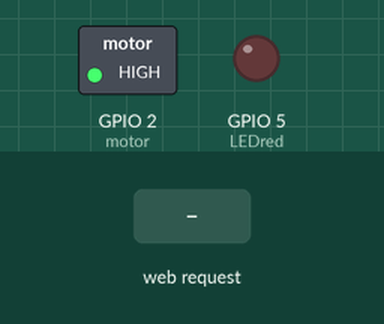
The sketch below on a simulated ESP8266 (NodeMCU). Shown: switched loads named in the sketch (green lamp = pin HIGH), output pins drawn as LEDs (lit = HIGH). Inputs (shaded band) come from the test bench. WiFi joins after 1.5 s; servers stay silent unless stated; what the sketch prints to the serial monitor is not drawn.

Above: at 7.7 s.
7.8 s: HTTP request GET /offred received
At 8.2 s:
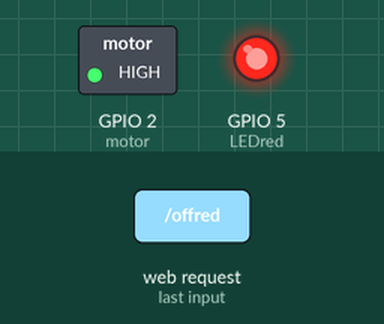
9.3 s: HTTP request GET /onled1 received
At 10.5 s:
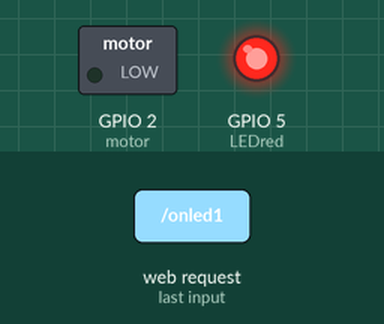
10.8 s: HTTP request GET /onred received
At 11.6 s:
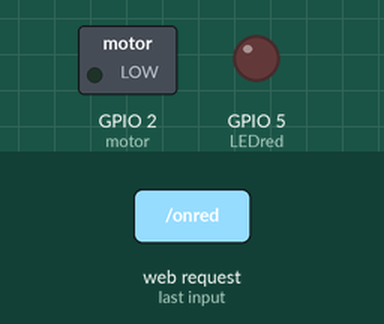
12.3 s: HTTP request GET /offled1 received
At 12.8 s:
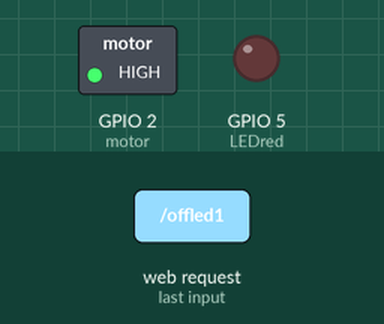
Timing chart, 0 to 14.8 s (numbered marks = the images above; inputs shaded):
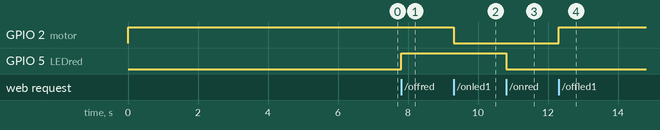

The sketch:

aula.ino
```cpp
#include <ESP8266WiFi.h>
#include <WiFiClient.h>
#include <ESP8266WebServer.h>
#include <ArduinoJson.h>

#define umid A0

int LEDred = 5;   // D1
int motor = 2;

const char* ssid = "CIDYCORP";
const char* password = "369852147123";

ESP8266WebServer server(80);

bool isMotorOn = false; // Variável para acompanhar o status do motor

void setup() {
  Serial.begin(9600);
  WiFi.begin(ssid, password);

  pinMode(LEDred, OUTPUT);
  digitalWrite(LEDred, LOW);

  pinMode(motor, OUTPUT);
  digitalWrite(motor, HIGH); // Desligar o motor inicialmente

  pinMode(umid, INPUT);

  while (WiFi.status() != WL_CONNECTED) {
    delay(500);
    Serial.print(".");
  }

  Serial.println("");
  Serial.print("NodeMCU conectado no IP: ");
  Serial.println(WiFi.localIP());
  Serial.print("Conexão efetuada com sucesso!!!");

  server.on("/", []() {
    server.send(200, "text/plain", "BEM VINDO AO SERVIDOR DO NODEmcu");
  });

  server.on("/onred", []() {
    server.send(200, "text/plain", "LED Vermelha acesa");
    digitalWrite(LEDred, LOW);
    delay(1000);
  });

  server.on("/offred", []() {
    server.send(200, "text/plain", "LED Vermelha apagada");
    digitalWrite(LEDred, HIGH);
    delay(1000);
  });

  server.on("/onled1", []() {
    server.send(200, "text/plain", "Motor ligado");
    digitalWrite(motor, LOW);
    isMotorOn = true; // Atualiza o status do motor
  });

  server.on("/offled1", []() {
    server.send(200, "text/plain", "Motor desligado");
    digitalWrite(motor, HIGH);
    isMotorOn = false; // Atualiza o status do motor
  });

  server.on("/umidade", []() {
    int valorUmidade = analogRead(umid);
    String response = String(valorUmidade) + "," + (isMotorOn ? "1" : "0"); // Adicione o estado atual do motor à resposta
    server.send(200, "text/plain", response);
    delay(1000);
  });

  server.begin();
  Serial.println("Webserver inicializado");
  delay(5000);
  Serial.println("Acesse o endereço pelo: ");
  Serial.println(WiFi.localIP());
}

void loop() {
  server.handleClient();
}
```

Measured:
- after the input at 7.8 s, GPIO 5 (LEDred): LOW → HIGH at once
- after the input at 9.3 s, GPIO 2 (motor): HIGH → LOW at once
- after the input at 10.8 s, GPIO 5 (LEDred): HIGH → LOW at once
- after the input at 12.3 s, GPIO 2 (motor): LOW → HIGH at once
